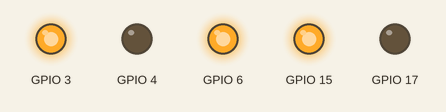
Recording of a program running on a simulated ESP32 board running MicroPython. Parts: output pins drawn as LEDs (lit = HIGH). Random numbers come from a fixed seed.

Above: at 0.69 s.
At 4.05 s:
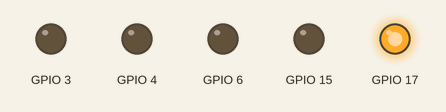
At 9.11 s:
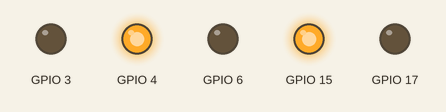
At 16.12 s:
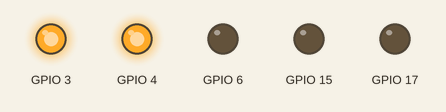
At 24.15 s:
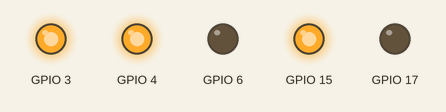
At 39.45 s:
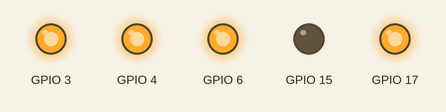
Timing chart, 0 to 40.0 s (numbered marks = the images above):
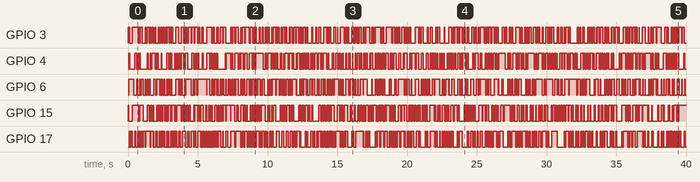

Measured:
- by itself, GPIO 6: LOW → HIGH at 0.07 s, → LOW 0.34 s later, → HIGH 0.21 s later, → LOW 0.09 s later, … (356 changes in this stretch)

The program:

disco.py
```python
from machine import Pin, PWM
from time import sleep_ms
import random

class LEDController:
    def __init__(self, pins, freq=1000):
        self.leds = [PWM(Pin(pin), freq=freq) for pin in pins]

    def disco_light(self, num_iterations, min_flicker_delay_ms, max_flicker_delay_ms):
        for _ in range(num_iterations):
            # Randomly turn on and off LEDs
            for idx in range(len(self.leds)):
                if random.randint(0, 1) == 0:
                    self.turn_off(idx)
                else:
                    self.turn_on(idx)
            sleep_ms(random.randint(min_flicker_delay_ms, max_flicker_delay_ms))

    def turn_on(self, led_idx):
        self.leds[led_idx].duty(1023)

    def turn_off(self, led_idx):
        self.leds[led_idx].duty(0)

# Define the GPIO pins for your 5 LEDs (replace these with your specific pin numbers)
led_pins = [4, 6, 15, 17, 3]

# Create an instance of the LEDController class with the specified pins
led_controller = LEDController(led_pins)

# Run the disco light pattern with 10 iterations, minimum flicker delay of 50ms, and maximum flicker delay of 200ms
led_controller.disco_light(num_iterations=1000, min_flicker_delay_ms=10, max_flicker_delay_ms=100)
```
